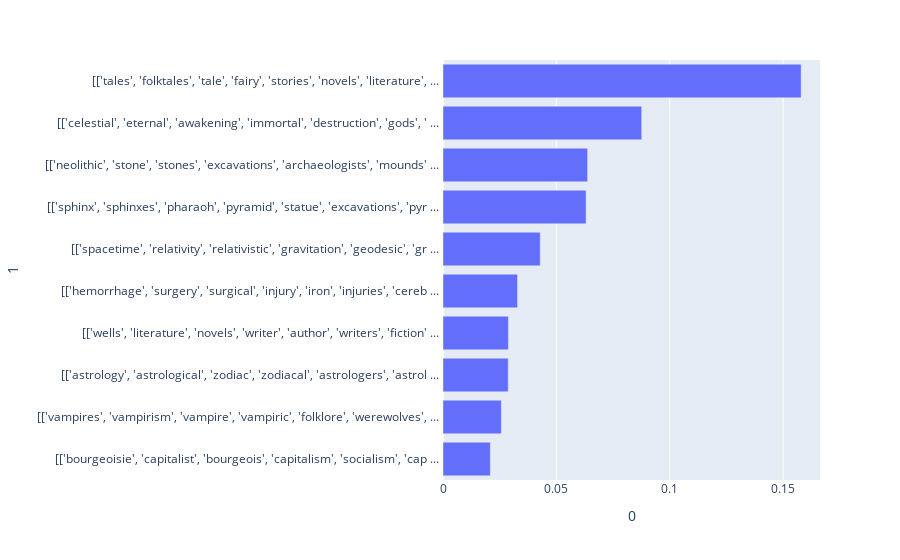

Here is the notebook cell this chart was saved with:
### Code cell
# query 2: given a book, create a horizontal bar chart of that book's topic words
book_id = "001"
topic_probs_words = books[book_id]["topic_words"]
df = pd.DataFrame(topic_probs_words)
df = df.head(10)
df["small_topic"] = df[1].apply(lambda x: x[:75] + " ... ")

fig = px.bar(df, x=0, y=1, orientation="h")
fig.update_layout(yaxis={'categoryorder':'total ascending'}) 
fig.update_yaxes(ticktext=df["small_topic"], tickvals=df[1])

fig.show()

### Figure 1 — Plotly figure (JSON) as saved in the notebook; plotly's stock layout.template omitted (floating-point values rounded to 4 significant figures)
{"data": [{"alignmentgroup": "True", "hovertemplate": "0=%{x}<br>1=%{y}<extra></extra>", "legendgroup": "", "marker": {"color": "#636efa", "pattern": {"shape": ""}}, "name": "", "offsetgroup": "", "orientation": "h", "showlegend": false, "textposition": "auto", "type": "bar", "x": [0.158, 0.08766, 0.0638, 0.06311, 0.04289, 0.03289, 0.02885, 0.02877, 0.02573, 0.02087], "xaxis": "x", "y": ["[['tales', 'folktales', 'tale', 'fairy', 'stories', 'novels', 'literature', 'folklorists', 'books', 'literary']]", "[['celestial', 'eternal', 'awakening', 'immortal', 'destruction', 'gods', 'cosmos', 'destroy', 'realities', 'creation']]", "[['neolithic', 'stone', 'stones', 'excavations', 'archaeologists', 'mounds', 'archaeology', 'excavation', 'archaeological', 'sandstone']]", "[['sphinx', 'sphinxes', 'pharaoh', 'pyramid', 'statue', 'excavations', 'pyramids', 'ancient', 'statues', 'monuments']]", "[['spacetime', 'relativity', 'relativistic', 'gravitation', 'geodesic', 'gravity', 'curvature', 'gravitational', 'space', 'spacelike']]", "[['hemorrhage', 'surgery', 'surgical', 'injury', 'iron', 'injuries', 'cerebral', 'skull', 'accident', 'exploded']]", "[['wells', 'literature', 'novels', 'writer', 'author', 'writers', 'fiction', 'novel', 'literary', 'writing']]", "[['astrology', 'astrological', 'zodiac', 'zodiacal', 'astrologers', 'astrologer', 'constellations', 'constellation', 'astronomical', 'astronomy']]", "[['vampires', 'vampirism', 'vampire', 'vampiric', 'folklore', 'werewolves', 'supernatural', 'exorcism', 'werewolf', 'myths']]", "[['bourgeoisie', 'capitalist', 'bourgeois', 'capitalism', 'socialism', 'capitalists', 'socialist', 'proletariat', 'feudalism', 'communism']]"], "yaxis": "y"}], "layout": {"barmode": "relative", "legend": {"tracegroupgap": 0}, "margin": {"t": 60}, "xaxis": {"anchor": "y", "domain": [0, 1], "title": {"text": "0"}}, "yaxis": {"anchor": "x", "categoryorder": "total ascending", "domain": [0, 1], "ticktext": ["[['tales', 'folktales', 'tale', 'fairy', 'stories', 'novels', 'literature', ... ", "[['celestial', 'eternal', 'awakening', 'immortal', 'destruction', 'gods', ' ... ", "[['neolithic', 'stone', 'stones', 'excavations', 'archaeologists', 'mounds' ... ", "[['sphinx', 'sphinxes', 'pharaoh', 'pyramid', 'statue', 'excavations', 'pyr ... ", "[['spacetime', 'relativity', 'relativistic', 'gravitation', 'geodesic', 'gr ... ", "[['hemorrhage', 'surgery', 'surgical', 'injury', 'iron', 'injuries', 'cereb ... ", "[['wells', 'literature', 'novels', 'writer', 'author', 'writers', 'fiction' ... ", "[['astrology', 'astrological', 'zodiac', 'zodiacal', 'astrologers', 'astrol ... ", "[['vampires', 'vampirism', 'vampire', 'vampiric', 'folklore', 'werewolves', ... ", "[['bourgeoisie', 'capitalist', 'bourgeois', 'capitalism', 'socialism', 'cap ... "], "tickvals": ["[['tales', 'folktales', 'tale', 'fairy', 'stories', 'novels', 'literature', 'folklorists', 'books', 'literary']]", "[['celestial', 'eternal', 'awakening', 'immortal', 'destruction', 'gods', 'cosmos', 'destroy', 'realities', 'creation']]", "[['neolithic', 'stone', 'stones', 'excavations', 'archaeologists', 'mounds', 'archaeology', 'excavation', 'archaeological', 'sandstone']]", "[['sphinx', 'sphinxes', 'pharaoh', 'pyramid', 'statue', 'excavations', 'pyramids', 'ancient', 'statues', 'monuments']]", "[['spacetime', 'relativity', 'relativistic', 'gravitation', 'geodesic', 'gravity', 'curvature', 'gravitational', 'space', 'spacelike']]", "[['hemorrhage', 'surgery', 'surgical', 'injury', 'iron', 'injuries', 'cerebral', 'skull', 'accident', 'exploded']]", "[['wells', 'literature', 'novels', 'writer', 'author', 'writers', 'fiction', 'novel', 'literary', 'writing']]", "[['astrology', 'astrological', 'zodiac', 'zodiacal', 'astrologers', 'astrologer', 'constellations', 'constellation', 'astronomical', 'astronomy']]", "[['vampires', 'vampirism', 'vampire', 'vampiric', 'folklore', 'werewolves', 'supernatural', 'exorcism', 'werewolf', 'myths']]", "[['bourgeoisie', 'capitalist', 'bourgeois', 'capitalism', 'socialism', 'capitalists', 'socialist', 'proletariat', 'feudalism', 'communism']]"], "title": {"text": "1"}}}}
